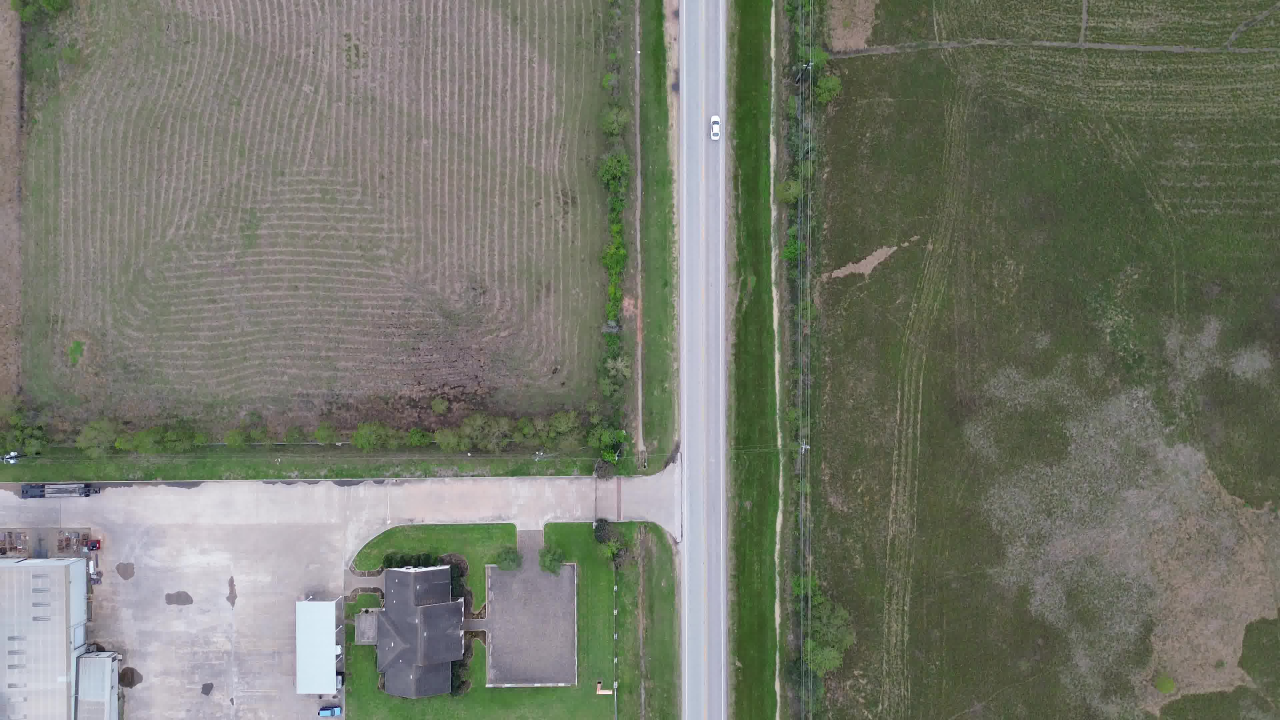
#> input picture test_data/drone/00042.jpeg, 3840 x 2160 px (shown at 1/3 size)
$ jupyter execute 'Road line detection.ipynb'   (shell and % lines are left out)
#> lines starting #> are read from the running program, lines starting #| are printed output that depends on the picture; after the words box and inside, x2 and y2 are one past the last pixel; in counts of white or black regions, pixels touching at a corner belong together
[cell 1]
import cv2
import matplotlib.pyplot as plt
import numpy as np
import math
import imutils
import glob
from PIL import Image

[cell 2]
# write kalman filter for tracking points on image

[cell 3]
drone_img_path = "test_data/drone/00042.jpeg"
satellite_img_path = "test_data/satellite/1.png"

[cell 4]
drone_img = cv2.imread(drone_img_path)
#> drone_img is the input picture: shape (2160, 3840, 3); mean B, G, R 106.9, 119.3, 116.3
drone_gray = cv2.cvtColor(drone_img, cv2.COLOR_BGR2GRAY)
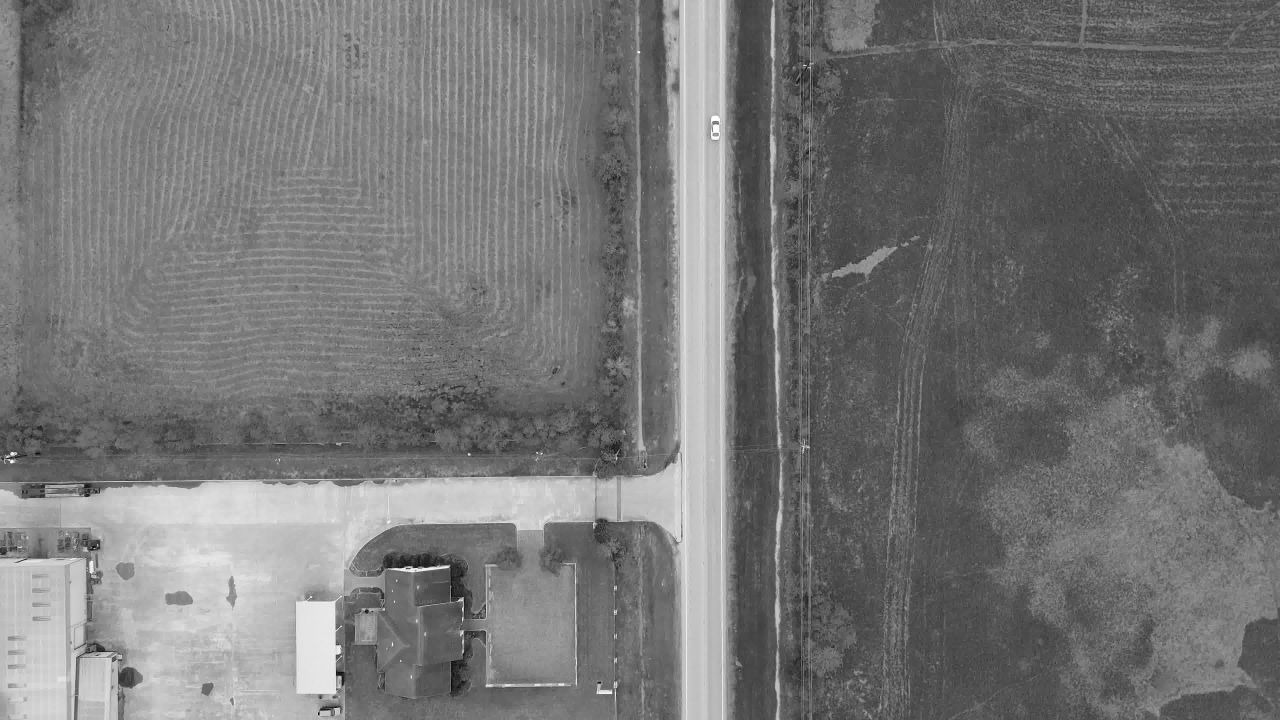
#> drone_gray: shape (2160, 3840) (shown at 1/3 size); min 0, max 255, mean 117

satellite_img = cv2.imread(satellite_img_path)
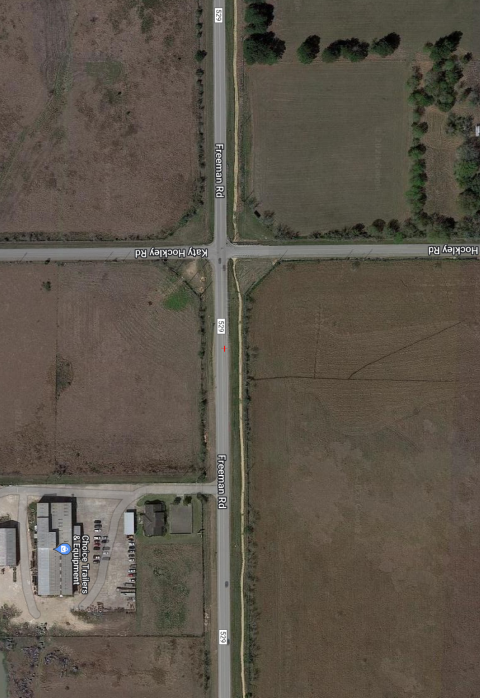
#> input picture test_data/satellite/1.png, 960 x 1395 px (shown at 1/2 size)
#> satellite_img is the input picture: shape (1395, 960, 3); mean B, G, R 73, 84, 91.8
satellite_gray = cv2.cvtColor(satellite_img, cv2.COLOR_BGR2GRAY)

[cell 5]
def get_template(img_path):
#> called with img_path = 'tiles-20-03/jpeg/00011.jpeg'
    template = cv2.imread(img_path)
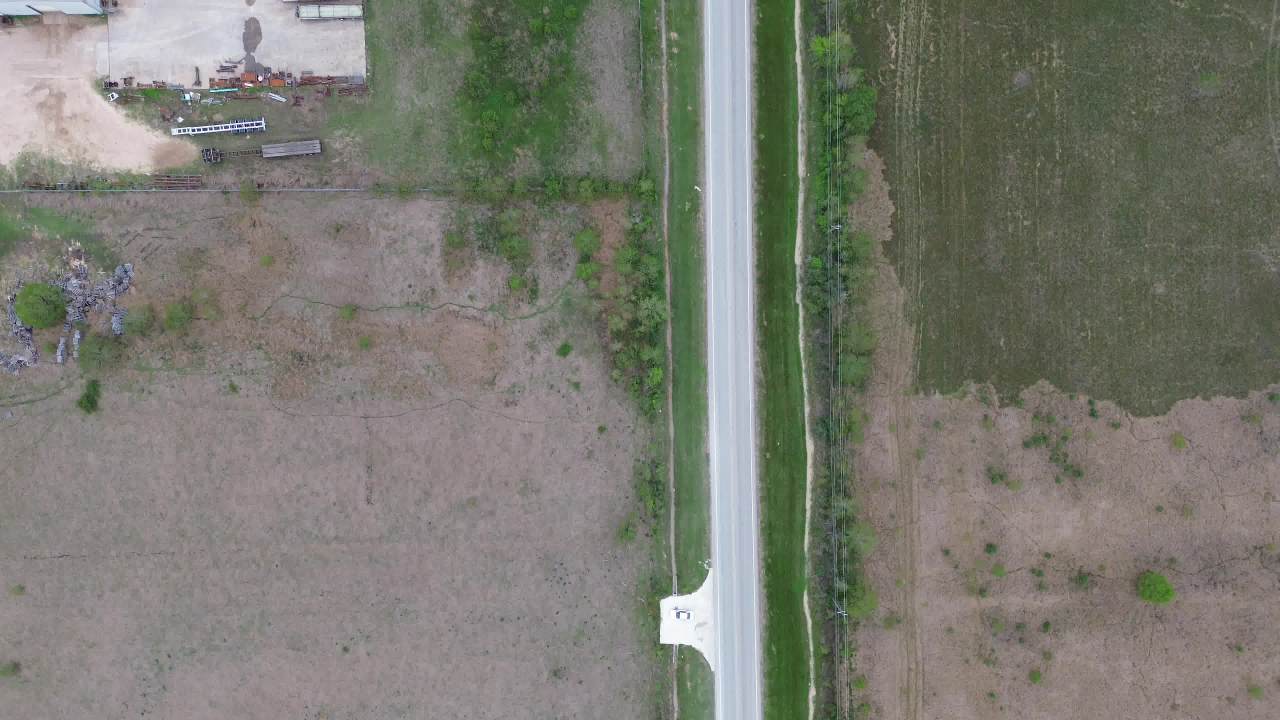
#> input picture tiles-20-03/jpeg/00011.jpeg, 3840 x 2160 px (shown at 1/3 size)
#> template is the input picture: shape (2160, 3840, 3); mean B, G, R 112.8, 122.4, 121.7
    template = cv2.cvtColor(template, cv2.COLOR_BGR2GRAY)
#> template: shape (2160, 3840)
    template = cv2.resize(template, (640,480))
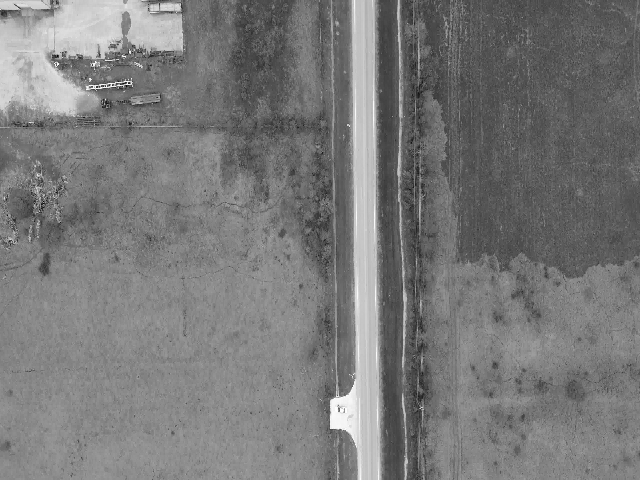
#> template: shape (480, 640); min 3, max 255, mean 121.1
    template = cv2.Canny(template, 100, 300)
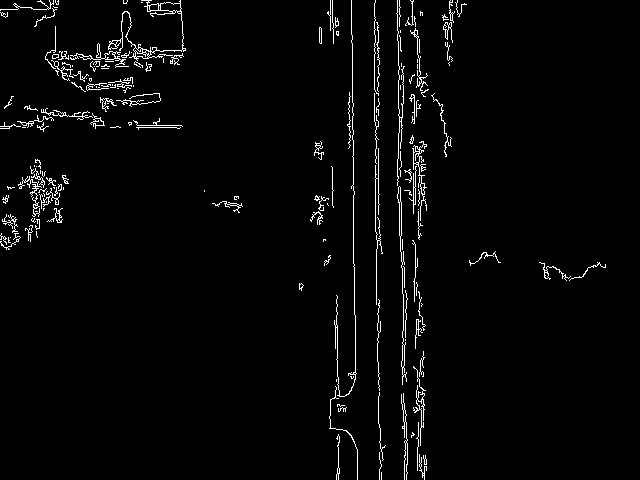
#> template: shape (480, 640); 2.6% white in thin lines or dots
    return template

[cell 6]
i, j = 0, 1
for imagePath in sorted(glob.glob("tiles-20-03/jpeg/*.jpeg")):
	# loop over the images to
	image = cv2.imread(f"tiles-20-03/Tiles/{j}.png")
	gray = cv2.cvtColor(image, cv2.COLOR_BGR2GRAY)
	# load the image, convert it to grayscale, and initialize the
	# bookkeeping variable to keep track of the matched region
	found = None
	# loop over the scales of the image
	template = get_template(imagePath)
	(tH, tW) = template.shape[:2]
#> tH = 480; tW = 640
	for scale in np.linspace(0.1, 1.0, 10)[::-1]:
		# resize the image according to the scale, and keep track
		# of the ratio of the resizing
		resized = imutils.resize(gray, width = int(gray.shape[1] * scale))
		r = gray.shape[1] / float(resized.shape[1])
		# if the resized image is smaller than the template, then break
		# from the loop
		if resized.shape[0] < tH or resized.shape[1] < tW:
			break
		# detect edges in the resized, grayscale image and apply template
		# matching to find the template in the image
		edged = cv2.Canny(resized, 50, 200)
		result = cv2.matchTemplate(edged, template, cv2.TM_CCOEFF)
		(_, maxVal, _, maxLoc) = cv2.minMaxLoc(result)
		# check to see if the iteration should be visualized
		if False:
			# draw a bounding box around the detected region
			print((maxLoc[0], maxLoc[1]))
			clone = np.dstack([edged, edged, edged])
			cv2.rectangle(clone, (maxLoc[0], maxLoc[1]),
				(maxLoc[0] + tW, maxLoc[1] + tH), (0, 0, 255), 2)
			cv2.imshow("Visualize", clone)
		# if we have found a new maximum co	rrelation value, then update
		# the bookkeeping variable
		if found is None or maxVal > found[0]:
			found = (maxVal, maxLoc, r)
#> this loop made 5 passes
#> (maxVal, found) on pass 1: (43470120, (43470120, (77, 517), 1))
#> (maxVal, maxLoc) on passes 2 to 4: (40970672, (28, 306)), (26275496, (11, 331)), (10417591, (1, 151))
#> pass 1, `result = cv2.matchTemplate(edged, template, cv2.TM_CCOEFF)`:
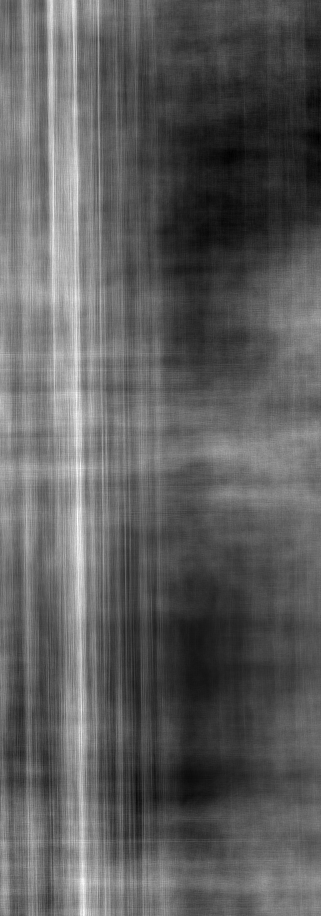
#> result: shape (916, 321) float32; min -26545536, max 43470120, mean -852847.9; drawn with min black and max white
#> after the loop:
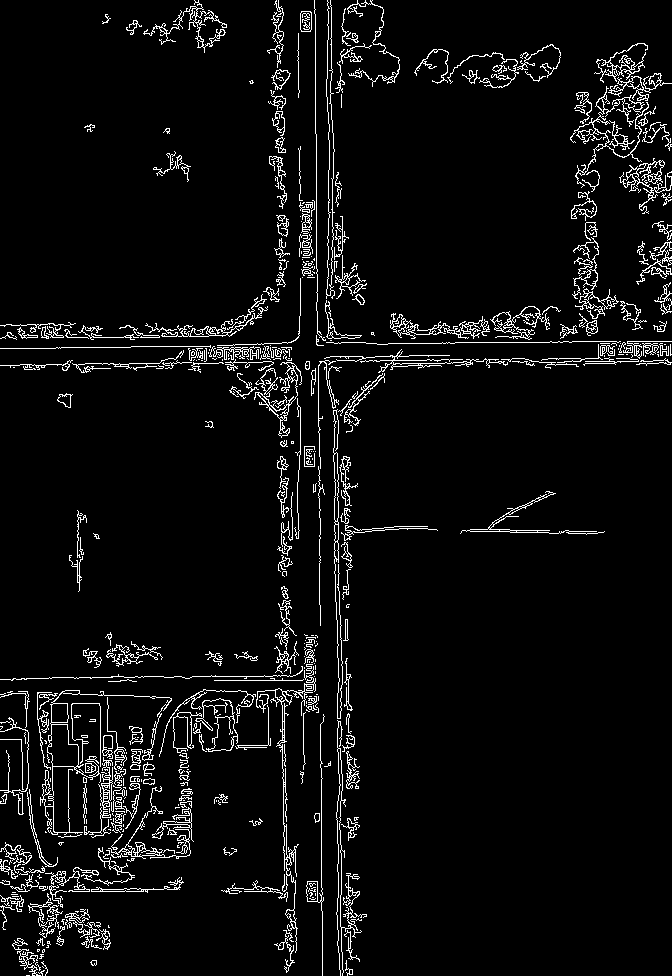
#> edged: shape (976, 672); 5.2% white in thin lines or dots
#> after the loop:
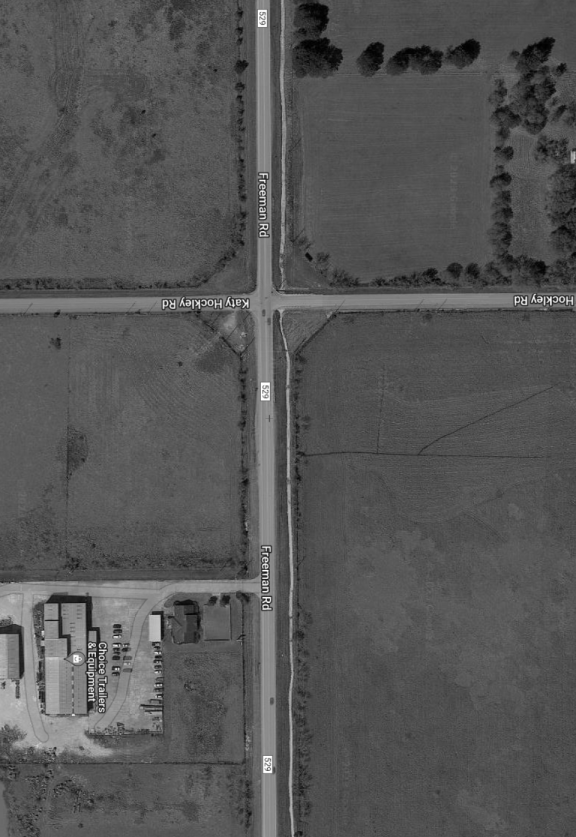
#> resized: shape (837, 576); min 0, max 255, mean 85.1
#> after the loop:
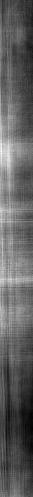
#> result: shape (497, 33) float32; min -20856022, max 10417591, mean -8928669; drawn with min black and max white
	# unpack the bookkeeping variable and compute the (x, y) coordinates
	# of the bounding box based on the resized ratio
	(_, maxLoc, r) = found
#> maxLoc = (77, 517); r = 1
	(startX, startY) = (int(maxLoc[0] * r), int(maxLoc[1] * r))
#> startX = 77; startY = 517
	(endX, endY) = (int((maxLoc[0] + tW) * r), int((maxLoc[1] + tH) * r))
#> endX = 717; endY = 997
	# draw a bounding box around the detected result and display the image
	cv2.circle(image, ((startX + endX) // 2,(startY + endY) //2), 5, (0, 255, 0), 2)
#> image: shape (1395, 960, 3); 0.01% of pixels changed, all inside (x1, y1, x2, y2) = (391, 751, 404, 764)
	# print(imagePath)
	cv2.imwrite(imagePath.replace("tiles-20-03/jpeg/", "results/template-matching2/"), image)
	i += 1
	if i % 12 == 0:
		j += 2
		print(i)
#> pass 2 of the loop `for imagePath in sorted(glob.glob("tiles-20-03/jpeg/*.jpeg")):`:
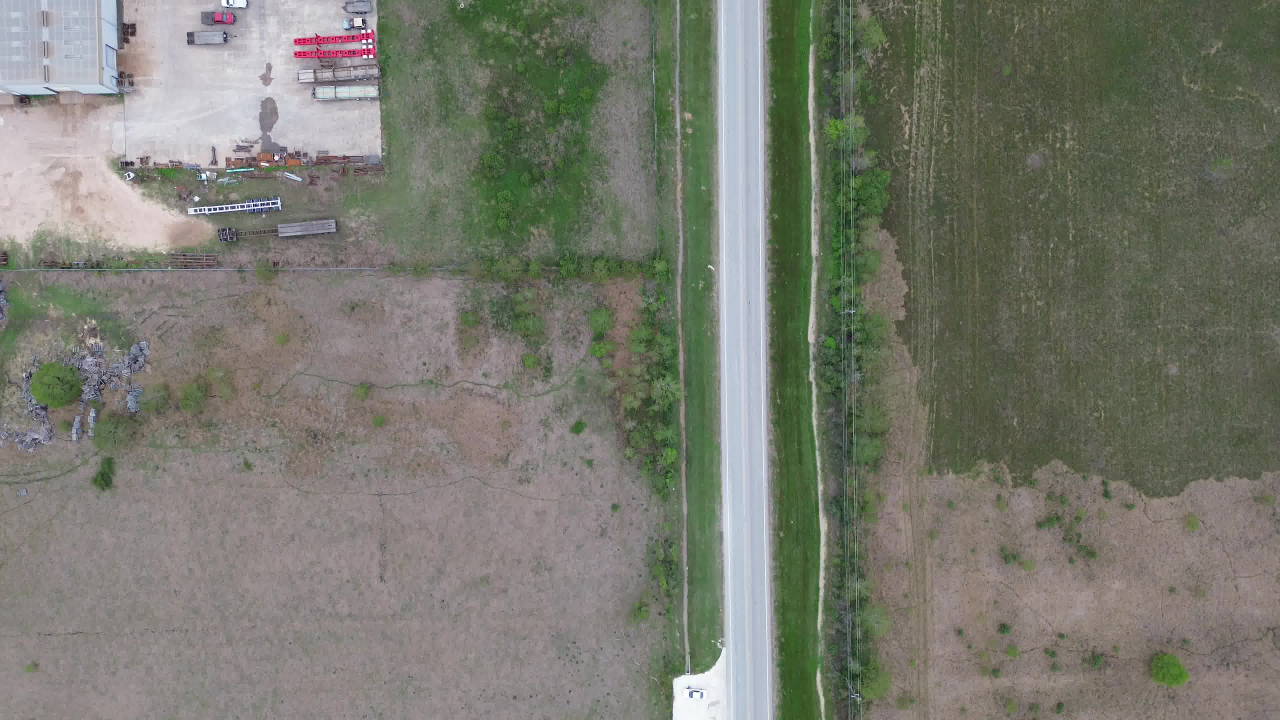
#> input picture tiles-20-03/jpeg/00013.jpeg, 3840 x 2160 px (shown at 1/3 size)
#> in get_template, template is the input picture: shape (2160, 3840, 3); mean B, G, R 110.8, 121.7, 120.1
#> in get_template (call 2), `template = cv2.Canny(template, 100, 300)`:
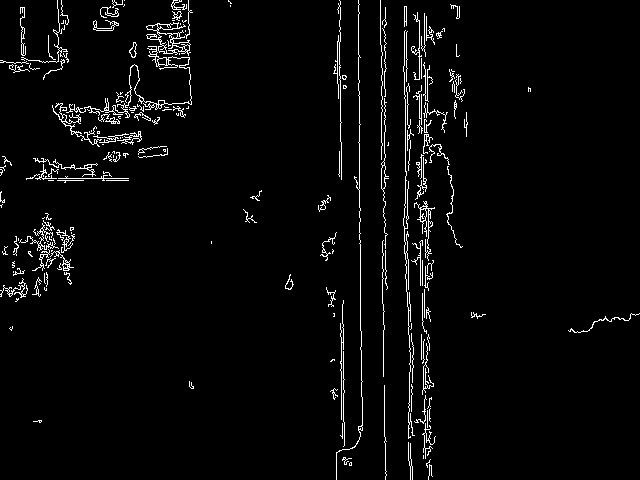
#> template: shape (480, 640); 3.2% white in thin lines or dots
#> the loop `for scale in np.linspace(0.1, 1.0, 10)[::-1]:` made 5 passes
#> (maxVal, found) on pass 1: (54113660, (54113660, (70, 420), 1))
#> after the loop `for scale in np.linspace(0.1, 1.0, 10)[::-1]:`:
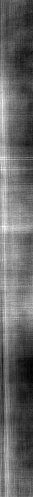
#> result: shape (497, 33) float32; min -23523068, max 6509883, mean -11389812; drawn with min black and max white
#> `(_, maxLoc, r) = found`: maxLoc = (70, 420); r = 1
#> startX = 70; startY = 420
#> endX = 710; endY = 900
#> image: shape (1395, 960, 3); 0.01% of pixels changed, all inside (x1, y1, x2, y2) = (384, 654, 397, 667)
#> pass 3 of the loop `for imagePath in sorted(glob.glob("tiles-20-03/jpeg/*.jpeg")):`:
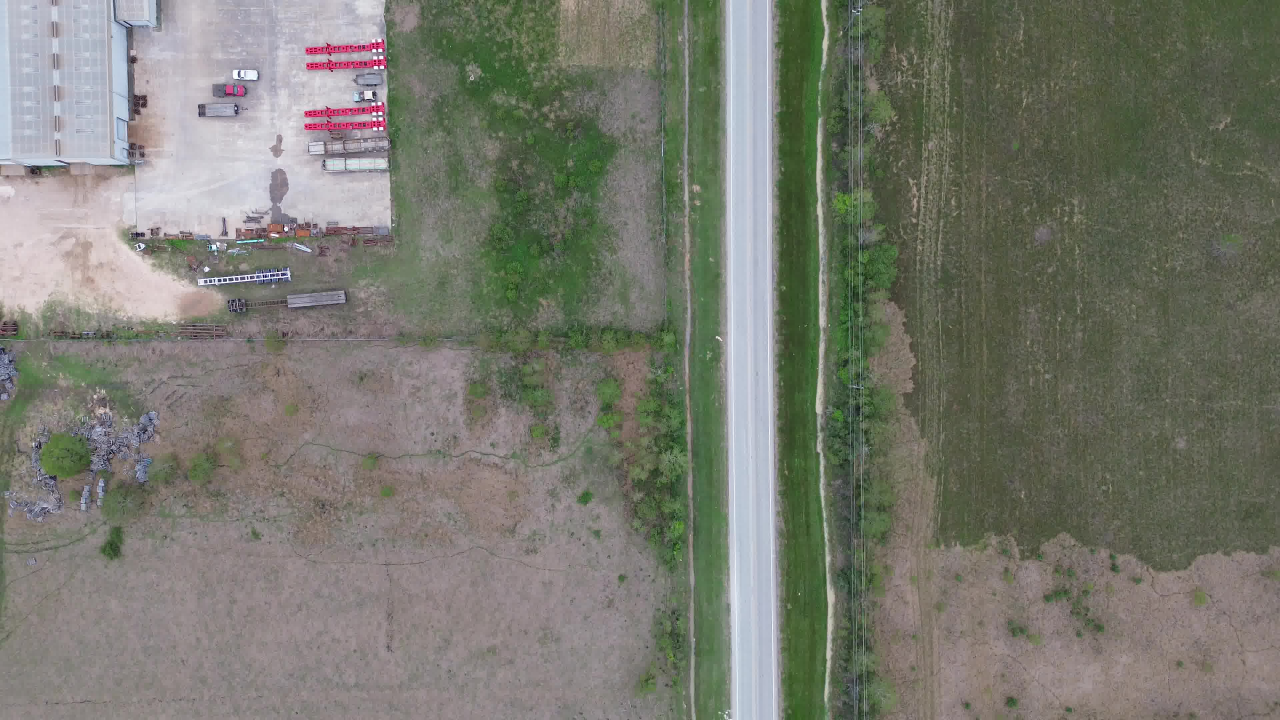
#> input picture tiles-20-03/jpeg/00015.jpeg, 3840 x 2160 px (shown at 1/3 size)
#> in get_template, template is the input picture: shape (2160, 3840, 3); mean B, G, R 110.7, 121.1, 119.8
#> in get_template (call 3), `template = cv2.Canny(template, 100, 300)`:
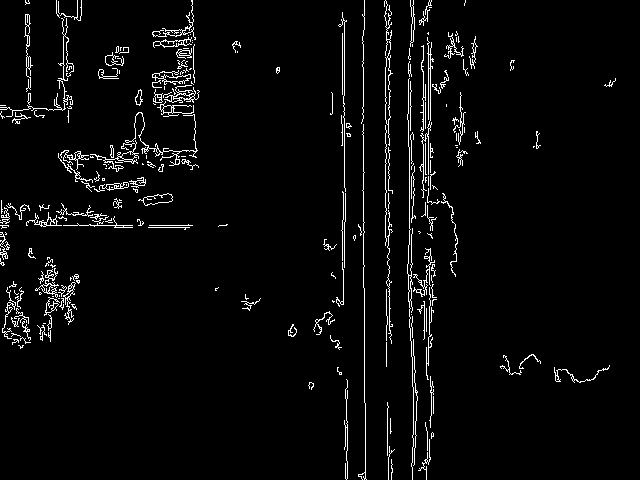
#> template: shape (480, 640); 3.6% white in thin lines or dots
#> the loop `for scale in np.linspace(0.1, 1.0, 10)[::-1]:` made 5 passes
#> (maxVal, found) on pass 1: (53200308, (53200308, (74, 915), 1))
#> `(_, maxLoc, r) = found`: maxLoc = (74, 915); r = 1
#> startX = 74; startY = 915
#> endX = 714; endY = 1395
#> `cv2.circle(image, ((startX + endX) // 2,(startY + endY) //2), 5, (0, 2..`:
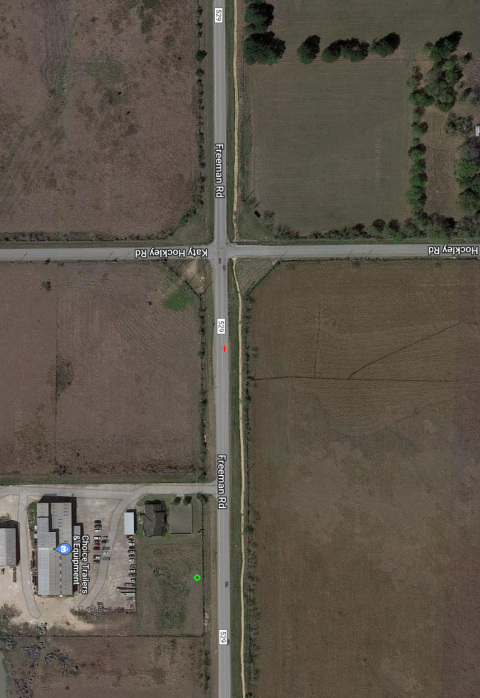
#> image: shape (1395, 960, 3) (shown at 1/2 size); 0.01% of pixels changed, all inside (x1, y1, x2, y2) = (388, 1149, 401, 1162)
